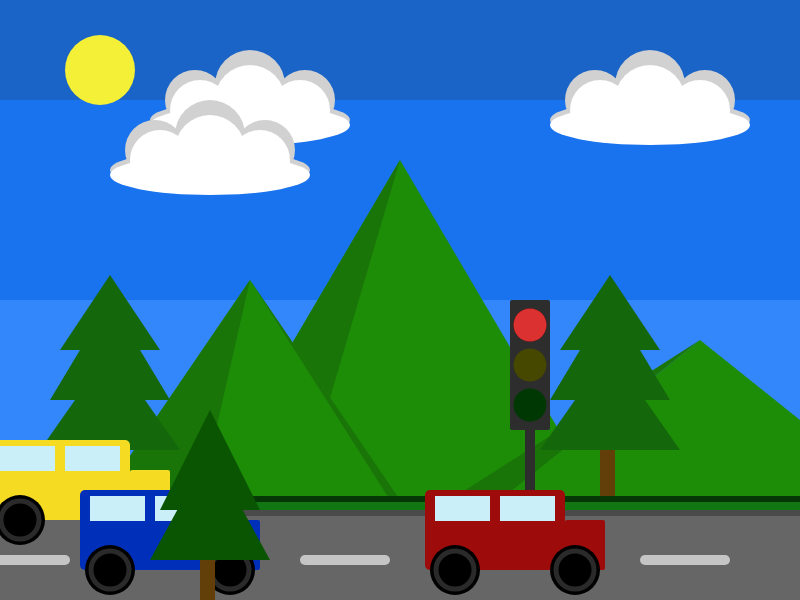
Frame 1 (no input)
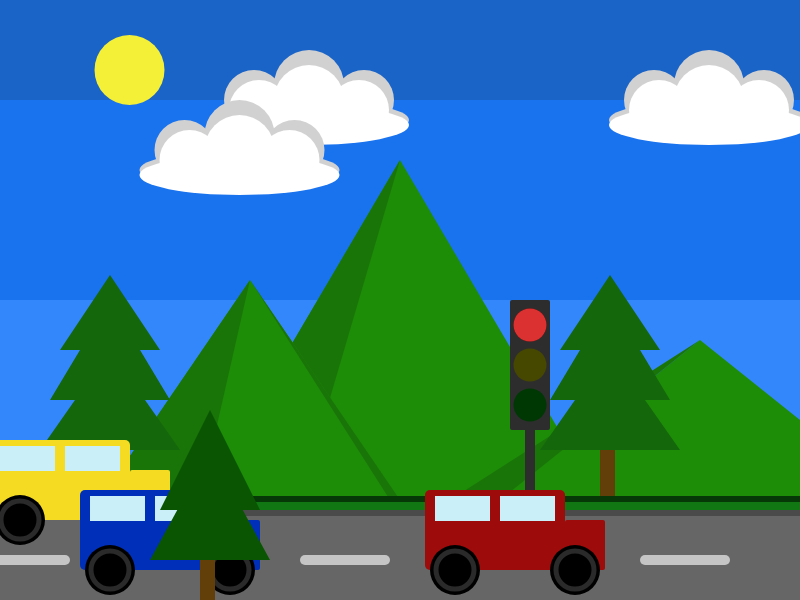
Frame 60 (no input)
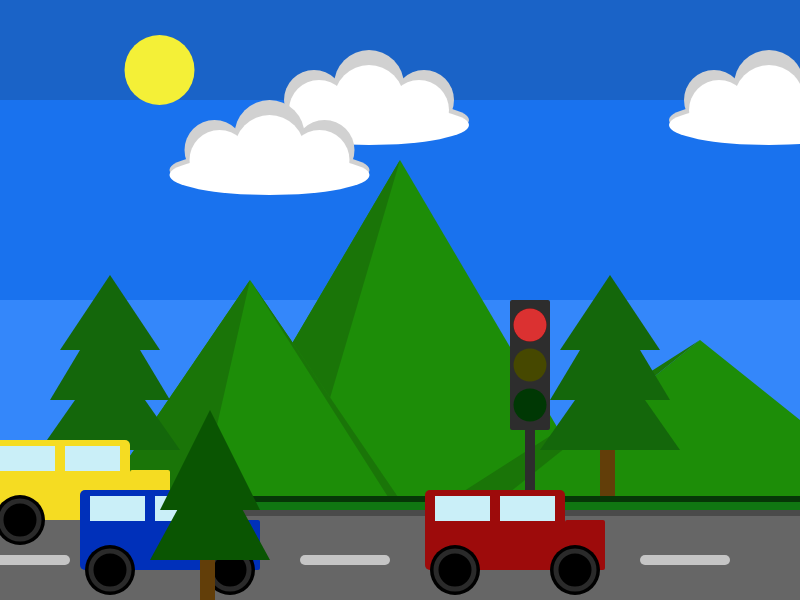
Frame 120 (the mouse pressed at the canvas centre since frame 60)

The p5.js sketch that drew these frames (run headless with seeded random() and noise() and a simulated clock; from frame 60 on, the mouse is pressed at the canvas centre):

// p5.js sketch
// ── sketch.js

let carBlueX = 40;
let carYellowX = -50;
let carRedX = 385;

let carblueSpeed = 1.5;
let caryellowSpeed = 2;
let carredSpeed = 1.5;

//Cloud1X
let cloud1X = 595;
let cloud1Y = 85;

let cloud2X = 195;
let cloud2Y = 85;

let cloud3X = 155;
let cloud3Y = 135;

//SUN
let sunX = 100;
let sunY = 70;

//traffic color
let stoplichtKleur = 0;



//Variebeles
// Car
let leftWheel = carBlueX + 30;
let rightWheel = carBlueX + 150;
let body1 = carBlueX;
let body2 = carBlueX + 140;
let window1 = carBlueX + 75;
let window2 = carBlueX + 10;
let innerbody1 = carBlueX + 30;
let innerbody2 = carBlueX + 150;




function setup() {
  createCanvas(800, 600);
}



 function keyPressed() { //When clicking enter, the stoplight changes

    if (keyCode === ENTER) {
      stoplichtKleur = stoplichtKleur + 1
    }
    if (stoplichtKleur > 2) {
      stoplichtKleur = 0
    }
  }

function draw() {
  background(220);


  //The sky
  noStroke(0);

  fill(26, 99, 199);
  rect(0, 0, 800, 100);

  fill(25, 114, 238);
  rect(0, 100, 800, 250);

  fill(52, 135, 250);
  rect(0, 300, 800, 250);


  //SUN
  fill(244, 240, 55);
  circle(sunX, sunY, 70); //Base

  sunX = sunX + 0.5;
  if (sunX > 800) {
    sunX = -250;
  }



  //Cloud1

  fill(209, 209, 209)
  circle(cloud1X + 110, cloud1Y + 15, 60);
  circle(cloud1X + 55, cloud1Y, 70);
  circle(cloud1X, cloud1Y + 15, 60);
  ellipse(cloud1X + 55, cloud1Y + 35, 200, 40);

  fill(255, 255, 255);
  circle(cloud1X + 105, cloud1Y + 25, 60);
  circle(cloud1X + 55, cloud1Y + 15, 70);
  circle(cloud1X + 5, cloud1Y + 25, 60);
  ellipse(cloud1X + 55, cloud1Y + 40, 200, 40);

  cloud1X = cloud1X + 1;
  if (cloud1X > 800) {
    cloud1X = -250;
  }





  //Cloud2
  fill(209, 209, 209)
  circle(cloud2X + 110, 100, 60);
  circle(cloud2X + 55, 85, 70);
  circle(cloud2X, 100, 60);
  ellipse(cloud2X + 55, 120, 200, 40);

  fill(255, 255, 255);
  circle(cloud2X + 105, 110, 60);
  circle(cloud2X + 55, 100, 70);
  circle(cloud2X + 5, 110, 60);
  ellipse(cloud2X + 55, 125, 200, 40);

  cloud2X = cloud2X + 1;
  if (cloud2X > 800) {
    cloud2X = -250;
  }

  //Cloud3
  fill(209, 209, 209)
  circle(cloud3X + 110, 150, 60);
  circle(cloud3X + 55, 135, 70);
  circle(cloud3X, 150, 60);
  ellipse(cloud3X + 55, 170, 200, 40);

  fill(255, 255, 255);
  circle(cloud3X + 105, 160, 60);
  circle(cloud3X + 55, 150, 70);
  circle(cloud3X + 5, 160, 60);
  ellipse(cloud3X + 55, 175, 200, 40);

  cloud3X = cloud3X + 0.5;
  if (cloud3X > 800) {
    cloud3X = -250;
  }


  //Mountains
  //Mountain1

  fill(29, 141, 8);
  triangle(200, 500, 600, 500, 400, 160);
  fill(26, 117, 8);
  triangle(200, 500, 300, 500, 400, 160);

  //Mountain2

  fill(29, 141, 8);
  triangle(100, 500, 400, 500, 250, 280);
  fill(26, 117, 8);
  triangle(100, 500, 200, 500, 250, 280);
  triangle(390, 500, 400, 500, 250, 280);

  //Mountain3
  fill(29, 141, 8);
  triangle(500, 500, 900, 500, 700, 340);
  fill(26, 117, 8);
  triangle(500, 500, 450, 500, 700, 340);


  //Tree Log
  fill(98, 62, 9);
  rect(100, 370, 15, 130);
  rect(600, 370, 15, 130);

  //Tree1
  fill(20, 103, 11);
  triangle(40, 450, 180, 450, 110, 350);
  triangle(50, 400, 170, 400, 110, 300);
  triangle(60, 350, 160, 350, 110, 275);


  //Tree3
  fill(20, 103, 11);
  triangle(540, 450, 680, 450, 610, 350);
  triangle(550, 400, 670, 400, 610, 300);
  triangle(560, 350, 660, 350, 610, 275);

  //Road
  //Large Part of the road
  noStroke(0);
  fill(102, 102, 102);
  rect(0, 510, 800, 90);

  //thin layer of road
  fill(74, 74, 74);
  rect(0, 510, 800, 6);

  //Lines on the road
  fill(197, 197, 197);
  rect(-20, 555, 90, 10, 5);
  rect(140, 555, 90, 10, 5);
  rect(300, 555, 90, 10, 5);
  rect(460, 555, 90, 10, 5);
  rect(640, 555, 90, 10, 5);
  rect(800, 555, 90, 10, 5);


  //Grass
  //Light Green Part
  fill(16, 119, 18);
  rect(0, 501, 800, 9);

  //Dark Green Part
  fill(6, 55, 7);
  rect(0, 496, 800, 6);


  //TrafficLightGrey
  fill(45, 45, 45);
  rect(525, 385, 10, 130, 5);
  rect(510, 300, 40, 130, 2);

  //DARKRED
  fill(72, 0, 0);
  circle(530, 325, 33);

  //DARKYELLOW
  fill(70, 72, 0);
  circle(530, 365, 33);

  //DARKGREEN
  fill(0, 56, 4);
  circle(530, 405, 33);


  if (stoplichtKleur == 0) {
    fill(219, 49, 49);
    circle(530, 325, 33);
  }
  else {
    fill("gray");
  }


  if (stoplichtKleur == 2) {
    fill(255, 223, 24);
    circle(530, 365, 33);
  }
  else {
    fill("gray");
  }

  if (stoplichtKleur == 1) {
    fill(5, 232, 0);
    circle(530, 405, 33);
  }
  else {
    fill("gray");
  }



  console.log(stoplichtKleur)

  if (stoplichtKleur == 0)
  {
    console.log("red")
    carredSpeed = 0;
    carblueSpeed  = 0;
    caryellowSpeed = 0;
  }
  else if(stoplichtKleur == 1)
  {
    console.log("green")
    carblueSpeed = 1.5;
    caryellowSpeed = 2;
    carredSpeed = 1.5;
  }
  else if(stoplichtKleur == 2)
  {
    console.log("yellow");
    carblueSpeed = 0.8;
    caryellowSpeed = 1.3;
    carredSpeed = 0.7;
  }

  //Moving Parts CarYellow
  carYellowX = carYellowX + caryellowSpeed;
  if (carYellowX > 800) {
    carYellowX = -250;
  }

  drawCar(color(245, 220, 34), carYellowX, 440);

  //Moving Parts CarBlue
  carBlueX = carBlueX + carblueSpeed;
  if (carBlueX > 800) {
    carBlueX = -250;
  }

  drawCar(color(0, 48, 186), carBlueX, 490);


  //Moving Parts CarRed
  carRedX = carRedX +carredSpeed;
  if (carRedX > 800) {
    carRedX = -250;
  }

  drawCar(color(157, 11, 11), carRedX, 490);



  // Tree 2
  noStroke(0);
  fill(98, 62, 9);
  rect(200, 480, 15, 130);

  //Tree2
  fill(10, 85, 2);
  triangle(150, 560, 270, 560, 210, 450);
  triangle(160, 510, 260, 510, 210, 410);


}

function drawCar(carcolor, x, y) {
  //Moving Parts of CarBlue


  //Hier maak ik de auto
  //CarBlue Body
  noStroke(0);
  fill(carcolor)
  //fill(0, 48, 186);
  rect(x + body1, y, 140, 80, 5);
  rect(x + body2, y + 30, 40, 50, 2);

  //Window Blue
  fill(202, 239, 248);
  rect(x + window1, y + 6, 55, 25);
  rect(x + window2, y + 6, 55, 25);
  //WheelsBlue
  fill(0);
  circle(x + leftWheel, y + 80, 50);
  circle(x + rightWheel, y + 80, 50);

  //Wheel insidesBlue
  stroke(42, 42, 42);
  strokeWeight(5);
  circle(x + innerbody1, y + 80, 38);
  circle(x + innerbody2, y + 80, 38);
}
